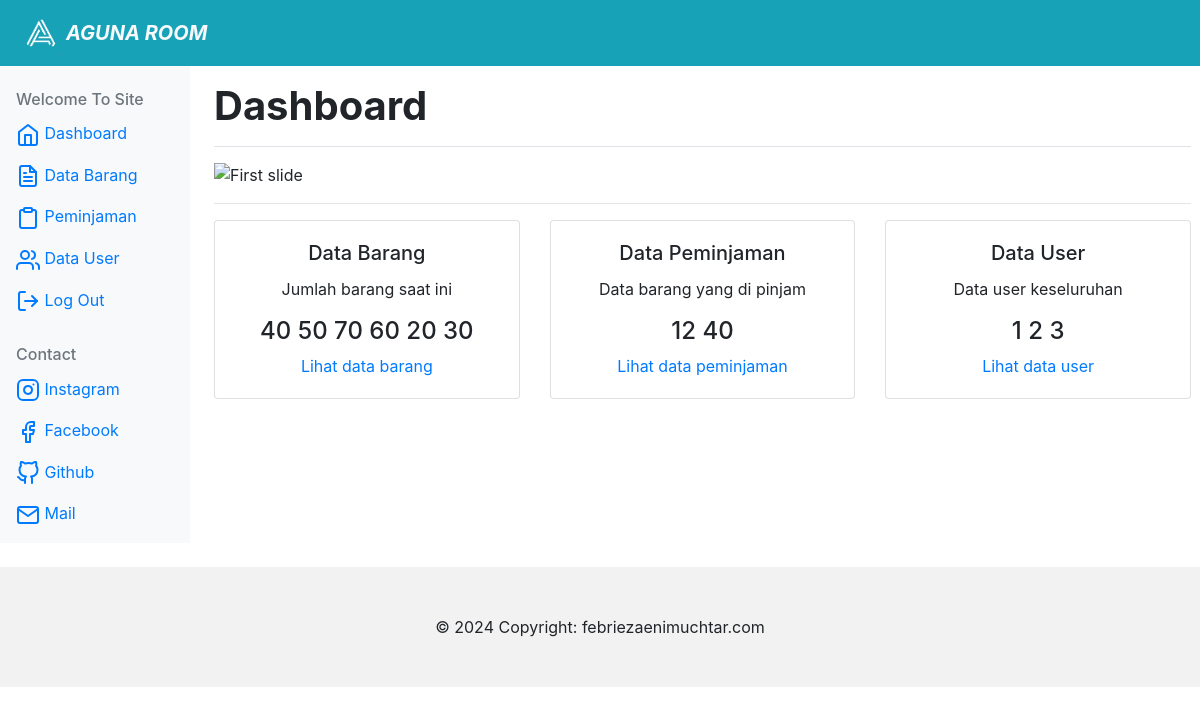
Page /dashboard.php on the committed database.
### tables this page shows
CREATE TABLE `barang` (
  `id` int(255) NOT NULL,
  `kode_brg` varchar(255) DEFAULT NULL,
  `nama_brg` varchar(255) DEFAULT NULL,
  `kategori` varchar(255) DEFAULT NULL,
  `merk` varchar(255) DEFAULT NULL,
  `jumlah` int(255) DEFAULT NULL
);

CREATE TABLE `peminjaman` (
  `id` int(255) NOT NULL,
  `tgl_pinjam` datetime(6) DEFAULT NULL,
  `tgl_kembali` datetime(6) DEFAULT NULL,
  `no_identitas` varchar(255) DEFAULT NULL,
  `kode_barang` varchar(255) DEFAULT NULL,
  `jumlah` int(255) DEFAULT NULL,
  `keperluan` varchar(255) DEFAULT NULL,
  `status` varchar(255) DEFAULT NULL,
  `id_login` int(255) DEFAULT NULL
);

CREATE TABLE `user` (
  `id` int(255) NOT NULL,
  `no_identitas` varchar(255) DEFAULT NULL,
  `nama` varchar(255) DEFAULT NULL,
  `status` varchar(255) DEFAULT NULL,
  `username` varchar(255) DEFAULT NULL,
  `password` varchar(255) DEFAULT NULL,
  `role` varchar(255) DEFAULT NULL
);

### database.php (called while the page is built, shortened)
<?php
$servername = "localhost";
$database = "peminjaman";
$username = "root";
$password = "";
$koneksi = mysqli_connect($servername, $username, $password, $database);
function tampildata($kueri)
{
    global $koneksi;
    $hasil = mysqli_query($koneksi, $kueri);
    $rows = [];
    while ($row = mysqli_fetch_assoc($hasil)) {
        $rows[] = $row;
    }
    return $rows;
}

### dashboard.php (the view, shortened to what this page needs)
<?php
require_once('database.php');
$data = tampildata("Select * from barang");
$data1 = tampildata("Select * from peminjaman");
$data2 = tampildata("Select * from user");
?>
<!doctype html>
<html lang="en">
<head>
    <link rel="stylesheet" href="https://cdn.jsdelivr.net/npm/bootstrap@4.6.2/dist/css/bootstrap.min.css"
>
</head>
<body>
<navbar class="navbar navbar-expand-lg bg-body-tertiary bg-info text-dark">
<img src="img/a.png" style="width:50px;">
      <a class="navbar-brand font-weight-bold font-italic text-light" href="#">AGUNA ROOM</a>
    </navbar>
    <div class="jumbotron-fluid">
      <div class="row">
        <nav class="col-md-2 d-none d-md-block bg-light sidebar">
          <div class="sidebar-sticky">
            <ul class="nav flex-column">
              <li class="nav-item">
              <h6 class="sidebar-heading d-flex justify-content-between align-items-center px-3 mt-4 mb-1 text-muted">
              <span>Welcome To Site</span>
            </h6>
                <a class="nav-link active" href="dashboard.php">
                  <span data-feather="home"></span>
                  Dashboard <span class="sr-only">(current)</span>
                </a>
              </li>
              <li class="nav-item">
                <a class="nav-link" href="data.php">
                  <span data-feather="file-text"></span>
                  Data Barang
                </a>
              </li>
              <li class="nav-item">
                <a class="nav-link" href="peminjaman.php">
                  <span data-feather="clipboard"></span>
                  Peminjaman
                </a>
              </li>
              <li class="nav-item">
                <a class="nav-link" href="data_user.php">
                  <span data-feather="users"></span>
                  Data User
                </a>
              </li>
              <li class="nav-item">
                <a class="nav-link" href="logout.php">
                  <span data-feather="log-out"></span>
                  Log Out
                </a>
            </li>
        </ul>
        <h6 class="sidebar-heading d-flex justify-content-between align-items-center px-3 mt-4 mb-1 text-muted">
            <span>Contact</span>
        </h6>
        <ul class="nav flex-column mb-2">
            <li class="nav-item">
                <a class="nav-link" href="https://www.instagram.com/febriezm_/">
                    <span data-feather="instagram"></span>
                    Instagram
                </a>
            </li>
            <li class="nav-item">
              <a class="nav-link" href="https://www.facebook.com/profile.php?id=100010023106891">
                <span data-feather="facebook"></span>
                Facebook
              </a>
            </li>
              <li class="nav-item">
                <a class="nav-link" href="https://github.com/febriezm">
                  <span data-feather="github"></span>
                  Github
                </a>
              </li>
              <li class="nav-item">
                <a class="nav-link" href="#">
                  <span data-feather="mail"></span>
                  Mail
                </a>
              </li>
          </div>
        </nav>
        <main role="main" class="col-md-9 ml-sm-auto col-lg-10 pt-3 px-4">
          <div class="d-flex justify-content-between flex-wrap flex-md-nowrap align-items-center pb-2 mb-3 border-bottom">
            <h1 class="font-weight-bold">Dashboard</h1>
          </div>
  <div class="carousel-inner">
    <div class="carousel-item active">
      <img class="d-block w-100 h-50" src="https://www.pinhome.id/blog/wp-content/uploads/2022/12/tokopedia-surat.jpeg" alt="First slide">
    </div>
  </div>
<hr>
<div class="row text-center">
  <div class="col-md-4">
    <div class="card">
      <div class="card-body">
        <h5 class="card-title">Data Barang</h5>
        <p class="card-text">Jumlah barang saat ini</p>
        <h4><?php foreach ($data as $room): ?>
        <?php echo "$room[jumlah]"; ?>
        <?php endforeach; ?></h4>
        <a href="data.php" class="link">Lihat data barang</a>
      </div>
    </div>
  </div>
  <div class="col-md-4">
    <div class="card">
      <div class="card-body">
        <h5 class="card-title">Data Peminjaman</h5>
        <p class="card-text">Data barang yang di pinjam</p>
        <h4><?php foreach ($data1 as $room): ?>
        <?php echo "$room[jumlah]"; ?>
        <?php endforeach; ?></h4>
        <a href="peminjaman.php" class="link">Lihat data peminjaman</a>
      </div>
    </div>
  </div>
  <div class="col-md-4">
    <div class="card">
      <div class="card-body">
        <h5 class="card-title">Data User</h5>
        <p class="card-text">Data user keseluruhan</p>
        <h4><?php foreach ($data2 as $room): ?>
        <?php echo "$room[id]"; ?>
        <?php endforeach; ?></h4>
        <a href="data_user.php" class="link">Lihat data user</a>
          </div>
        </div>
       </div>
     </div>
    </main>
  </div>
</div>
<br>
<footer>
  <div class="text-center p-5" style="background-color: rgba(0, 0, 0, 0.05);">
    © 2024 Copyright:
    <a class="text-reset fw-bold" href="https://github.com/febriezm/">febriezaenimuchtar.com</a>
  </div>
</footer>
</body>
</html>

### dashboard.php (style rules this page uses)
navbar { background-image: url('https://i.pinimg.com/564x/23/c0/07/23c0072546b6ad8431cd2698c51b8fd0.jpg'); background-repeat: no-repeat; background-size: cover; }

### rows in the picture
barang: jumlah "40"
barang: jumlah "50"
barang: jumlah "70"
barang: jumlah "60"
barang: jumlah "20"
barang: jumlah "30"
peminjaman: jumlah "12"
peminjaman: jumlah "40"
user: id "1"
user: id "2"
user: id "3"
